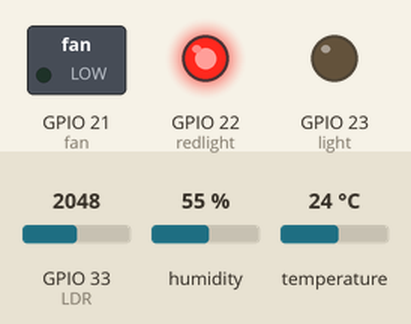
A sketch run on a simulated ESP32. Parts: switched loads named in the sketch (green lamp = pin HIGH), output pins drawn as LEDs (lit = HIGH). Inputs (shaded band) come from the test bench; at power-on: GPIO 33 (LDR) = 2048, humidity 55 %, temperature 24 °C. WiFi joins after 1.5 s; servers stay silent unless stated; what the sketch prints to the serial monitor is not drawn.

Above: at 0.1 s.
At 1.9 s:
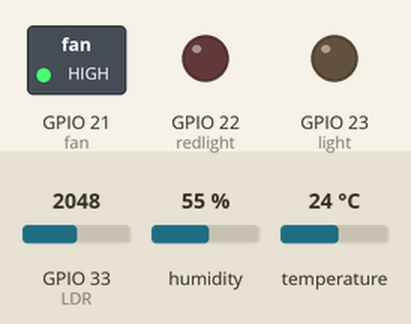
Timing chart, 0 to 3.4 s (numbered marks = the images above):
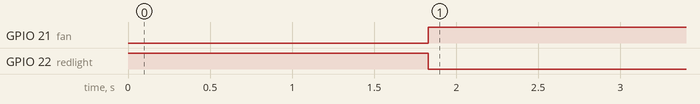

The sketch:

GREENHOUSE_ACTUATED.ino
```cpp
//DHT SENSOR 32
//LDR 33
//FAN CONTROL 21
//LIGHT CONTROL 23


#include <Blynk.h>
#include <BlynkSimpleEsp32.h>
#define BLYNK_PRINT Serial

const char* ssid = "";
const char* password = "";
char auth[] = "";

//#ifdef ESP32
  #include <WiFi.h>
  #include <HTTPClient.h>

#include <WiFiClient.h>
//#else
//  #include <ESP8266WiFi.h>
//  #include <ESP8266HTTPClient.h>
//  #include <WiFiClient.h>
//#endif

#include <Wire.h>


// Set the LCD address to 0x27 for a 16 chars and 2 line display
//LiquidCrystal_I2C lcd(0x27, 16, 2);

//Include DHT libraries
#include <DHT.h>
#define DHTPIN 32
#define DHTTYPE DHT11
DHT dht(DHTPIN, DHTTYPE);


float humidity = 0;
float setTemperature = 0;
float setLightIntensity = 0;
int lightIntensity = 0;

#define LDR 33
#define fan 21
#define light 23
#define redlight 22
//#define button1 34
//#define button2 35
//#define resetbutton 39


//bool check = 1;

BLYNK_WRITE(V0)
{
   setTemperature = param.asInt();

}


BLYNK_WRITE(V1)
{
   setLightIntensity = param.asInt();

}
void setup() {
  // put your setup code here, to run once:
  pinMode(fan, OUTPUT);
  pinMode(light, OUTPUT);
  pinMode(redlight, OUTPUT);
  digitalWrite(redlight, HIGH);
//  pinMode(button1, INPUT);
//  pinMode(button2, INPUT);
//  pinMode(resetbutton, INPUT);
  Serial.begin(9600);
//  EEPROM.begin(EEPROM_SIZE);
  dht.begin();

  //CONNECT TO WIFI

  WiFi.begin(ssid, password);

  while (WiFi.status() != WL_CONNECTED) {
    delay(500);
    Serial.print(".");
  }
  Serial.println("");
  Serial.println("WiFi connected");

    //BLYNK START
  Blynk.begin(auth, ssid, password);


}

void loop() {
  // put your main code here, to run repeatedly:
//  if (check){
//    threshold_set();
//    }

 Blynk.run();

    //READ FROM DHT11 SENSOR
  float h = dht.readHumidity();  //Read the humidity
  float t = dht.readTemperature(); // or dht.readTemperature(true) for Fahrenheit

  if (isnan(h) || isnan(t)) {
    Serial.println("Failed to read from DHT sensor!");
    return;
  }
     //READ LIGHT INTENSITY FROM LDR

lightIntensity = analogRead(LDR);


     //COMPARE PARAMETERS WITH SET VALUES
  if (t > setTemperature)
  {
    digitalWrite (fan, HIGH); //Turn fan ON
    digitalWrite (redlight, LOW);//Turn alarm light ON, PULL-UP resistor
    } else{
          digitalWrite (fan, LOW); //Turn fan OFF
    digitalWrite (redlight, HIGH); //Turn alarm light OFF
      }
  if (lightIntensity < setLightIntensity)
  {
    digitalWrite (light, HIGH); //Turn light ON
    }
else{

    digitalWrite (light, LOW); //Turn  light OFF
      }


      //SEND TO BLYNK
  Blynk.virtualWrite(V2, t);
  Blynk.virtualWrite(V3, h);
  Blynk.virtualWrite(V4, lightIntensity);
  delay(1500);
}

//void threshold_set(){
//      while(check == 1){
//        int counter = 0;
//        if (digitalRead(button1 == HIGH))
//        {counter1++;
//        Serial.println(counter1);
//        }
//        if (digitalRead(button2 == HIGH))
//        {
//          counter1--;
//          Serial.println(counter1);
//          }
//        if (digitalRead(resetbutton == HIGH))
//        {
//          EEPROM.write(0, counter);
//          check = 0;
//          }
//        }
//
//  }
//
```

Measured:
- by itself, GPIO 21 (fan): LOW → HIGH at 1.8 s
- by itself, GPIO 22 (redlight): HIGH → LOW at 1.8 s
